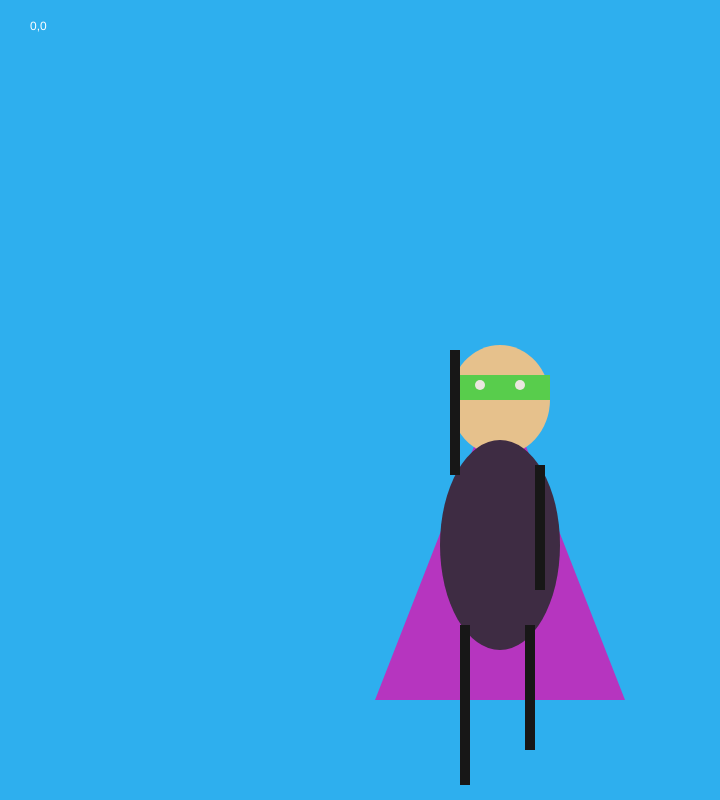
Frame 1 (no input)
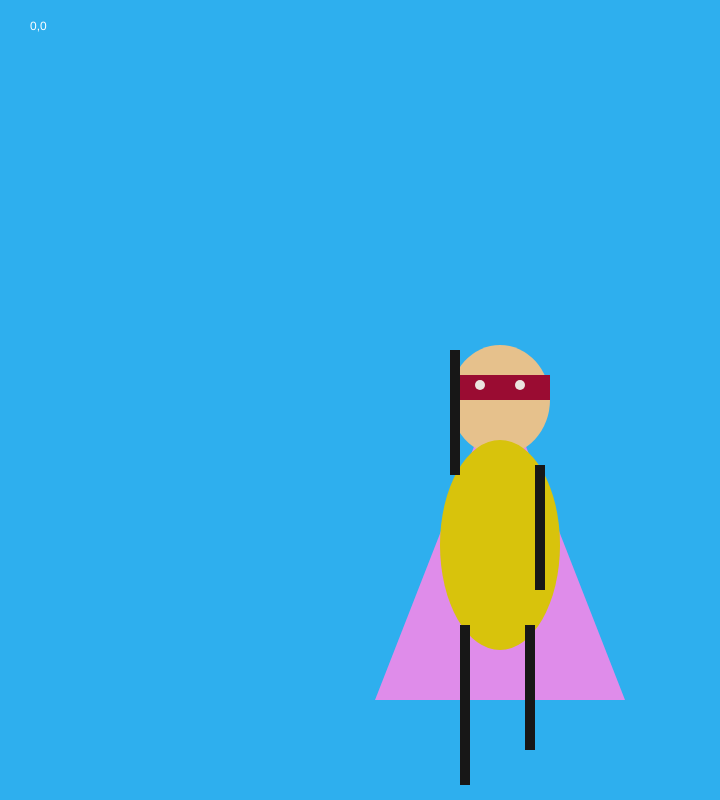
Frame 60 (no input)
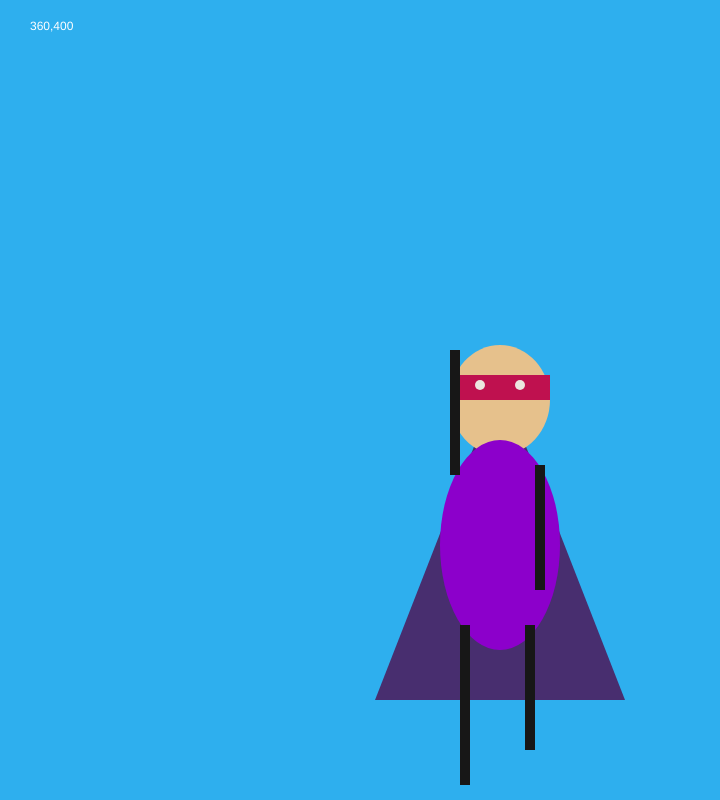
Frame 120 (the mouse pressed at the canvas centre since frame 60)

The p5.js sketch that drew these frames (run headless with seeded random() and noise() and a simulated clock; from frame 60 on, the mouse is pressed at the canvas centre):

// p5.js sketch
// ── sketch.js
function setup() {
  // Sets the screen to be 720 pixels wide and 400 pixels high
  createCanvas(720, 800);//the size of the background (h,w,z)

}

function draw() {
  // put drawing code here

  background('#2eafee');
  noStroke();

//function setup()  {
  //createCanvas(720, 800);
  //r = random(255);
  //g = random(255);
  //b = random(255);
//}

function draw()   {
    background('#2eafee');
    if (mouseIsPressed == true) {
      fill(0); // White
    }
    else {
      fill('#2eafee');   // Black
    }
}

//  fill('#fce300');
  //triangle(118, 118, 18, 360, 81, 360);



  //fill('#15781c');
  //ellipse(75, 375, 200, 200);

  //fill('#2a8b31');
  //ellipse(350, 300, 200, 200);

  //fill('#15781c');
  //ellipse(200, 375, 200, 200);

  //fill('##b2acab');
  //ellipse(500, 200, 200, 100);

  //fill('#dfd8d6');
  //ellipse(137, 00, 200, 200);

  //fill('#b2acab');
  //ellipse(400, 175, 200, 100);

  //fill('#b2acab');
  //ellipse(600, 175, 200, 100);

  //fill(255, 83, 13);
  //ellipse(600, 175, 200, 100);



  //fill('#2a8b31');
  //rect(00, 300, 600,500, 0, 100);

  //fill('#8b562a');
  //quad(189, 18, 216, 18, 216, 360, 144, 360);

  //fill('#fce300');
  //ellipse(500, 144, 100, 100);

  fill('#950028');
  if (mousePressed) {
  fill(random (0,255),random (0,255),random (0,255))
  }
  else {
  fill('#950028');
  }
  triangle(500, 380, 625, 700, 375, 700);

  let value = 0;
  function draw() {
    fill('#950028');
    //triangle(500, 380, 625, 700, 375, 700);
  }
  function mousePressed() {
    if (value === 0) {
      value = 255;
    } else {
      value = 0;
    }
  }

  fill('#e6c18c');
  ellipse(500, 400, 100, 110);

  fill('#950028');
  if (mousePressed) {
  fill(random (0,255),random (0,255),random (0,255))
  }
  else {
  fill('#950028');
  }
  rect(450, 375, 100, 25, 0, 0);

  fill('#ebe6e0');
  ellipse(520, 385, 10, 10);

  fill('#ebe6e0');
  ellipse(480, 385, 10, 10);

  fill('#ff3333');
  if (mousePressed) {
  fill(random (0,255),random (0,255),random (0,255))
  }
  else {
  fill('#950028');
  }
  ellipse(500, 545, 120, 210);

  fill('#171717');
  rect(535, 465, 10, 125, 0, 0);

  fill('#171717');
  rect(450, 350, 10, 125, 0, 0);

  fill('#171717');
  rect(460, 625, 10, 160, 0, 0);

  fill('#171717');
  rect(525, 625, 10, 125, 0, 0);


  fill(255);
  //arc(479, 300, 280, 280, PI, TWO_PI);
  //fill(255)
  text(mouseX + ',' + mouseY, 30, 30) ;
}


function mouseReleased() {
  console.log(mouseX + ',' + mouseY)  ;
}

function mousePressed() {
  console.log(mouseX + ',' + mouseY)  ;
}
